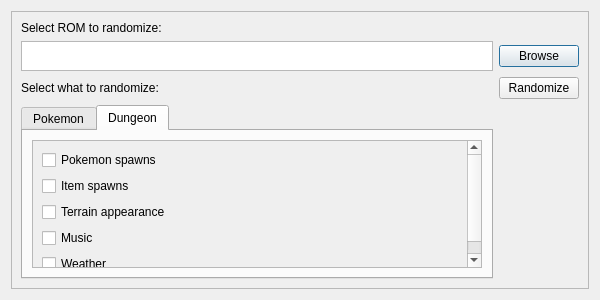
<?xml version="1.0" encoding="UTF-8"?>
<ui version="4.0">
 <class>Dialog</class>
 <widget class="QDialog" name="Dialog">
  <property name="geometry">
   <rect>
    <x>0</x>
    <y>0</y>
    <width>600</width>
    <height>300</height>
   </rect>
  </property>
  <property name="windowTitle">
   <string>mdrngzer</string>
  </property>
  <layout class="QVBoxLayout" name="verticalLayout">
   <item>
    <widget class="QFrame" name="frame">
     <property name="frameShape">
      <enum>QFrame::StyledPanel</enum>
     </property>
     <property name="frameShadow">
      <enum>QFrame::Raised</enum>
     </property>
     <layout class="QGridLayout" name="gridLayout">
      <item row="0" column="0">
       <widget class="QLabel" name="FileSelectLabel">
        <property name="text">
         <string>Select ROM to randomize:</string>
        </property>
       </widget>
      </item>
      <item row="1" column="0">
       <widget class="QPlainTextEdit" name="filenameTextEdit">
        <property name="maximumSize">
         <size>
          <width>16777215</width>
          <height>30</height>
         </size>
        </property>
       </widget>
      </item>
      <item row="1" column="1">
       <widget class="QPushButton" name="browseButton">
        <property name="text">
         <string>Browse</string>
        </property>
       </widget>
      </item>
      <item row="2" column="0">
       <widget class="QLabel" name="RandomLabel">
        <property name="text">
         <string>Select what to randomize:</string>
        </property>
       </widget>
      </item>
      <item row="2" column="1">
       <widget class="QPushButton" name="randomizeButton">
        <property name="text">
         <string>Randomize</string>
        </property>
       </widget>
      </item>
      <item row="3" column="0">
       <widget class="QTabWidget" name="tabWidget">
        <property name="currentIndex">
         <number>1</number>
        </property>
        <widget class="QWidget" name="PokemonTab">
         <property name="toolTipDuration">
          <number>1</number>
         </property>
         <attribute name="title">
          <string>Pokemon</string>
         </attribute>
         <layout class="QGridLayout" name="gridLayout_3">
          <item row="0" column="0">
           <widget class="QScrollArea" name="scrollArea_2">
            <property name="widgetResizable">
             <bool>true</bool>
            </property>
            <widget class="QWidget" name="scrollAreaWidgetContents_2">
             <property name="geometry">
              <rect>
               <x>0</x>
               <y>0</y>
               <width>455</width>
               <height>132</height>
              </rect>
             </property>
             <layout class="QGridLayout" name="gridLayout_6">
              <item row="0" column="0">
               <widget class="QCheckBox" name="AbilitiesEnable">
                <property name="text">
                 <string>Abilities</string>
                </property>
               </widget>
              </item>
              <item row="1" column="0">
               <widget class="QCheckBox" name="MovesetEnable">
                <property name="text">
                 <string>Moveset</string>
                </property>
               </widget>
              </item>
              <item row="2" column="0">
               <widget class="QCheckBox" name="StatsEnable">
                <property name="text">
                 <string>Level up stats</string>
                </property>
               </widget>
              </item>
              <item row="3" column="0">
               <widget class="QCheckBox" name="TypeEnable">
                <property name="text">
                 <string>Type</string>
                </property>
               </widget>
              </item>
              <item row="4" column="0">
               <widget class="QCheckBox" name="IQGroupEnable">
                <property name="text">
                 <string>IQ Group</string>
                </property>
               </widget>
              </item>
             </layout>
            </widget>
           </widget>
          </item>
         </layout>
        </widget>
        <widget class="QWidget" name="DungeonTab">
         <attribute name="title">
          <string>Dungeon</string>
         </attribute>
         <layout class="QGridLayout" name="gridLayout_4">
          <item row="0" column="0">
           <widget class="QScrollArea" name="scrollArea">
            <property name="widgetResizable">
             <bool>true</bool>
            </property>
            <widget class="QWidget" name="scrollAreaWidgetContents">
             <property name="geometry">
              <rect>
               <x>0</x>
               <y>0</y>
               <width>455</width>
               <height>132</height>
              </rect>
             </property>
             <layout class="QGridLayout" name="gridLayout_5">
              <item row="0" column="0">
               <widget class="QCheckBox" name="PokemonSpawnEnable">
                <property name="text">
                 <string>Pokemon spawns</string>
                </property>
               </widget>
              </item>
              <item row="1" column="0">
               <widget class="QCheckBox" name="ItemSpawnEnable">
                <property name="text">
                 <string>Item spawns</string>
                </property>
               </widget>
              </item>
              <item row="2" column="0">
               <widget class="QCheckBox" name="TerrainEnable">
                <property name="text">
                 <string>Terrain appearance</string>
                </property>
               </widget>
              </item>
              <item row="3" column="0">
               <widget class="QCheckBox" name="MusicEnable">
                <property name="text">
                 <string>Music</string>
                </property>
               </widget>
              </item>
              <item row="4" column="0">
               <widget class="QCheckBox" name="WeatherEnable">
                <property name="text">
                 <string>Weather</string>
                </property>
               </widget>
              </item>
             </layout>
            </widget>
           </widget>
          </item>
         </layout>
        </widget>
       </widget>
      </item>
     </layout>
    </widget>
   </item>
  </layout>
 </widget>
 <resources/>
 <connections/>
</ui>
